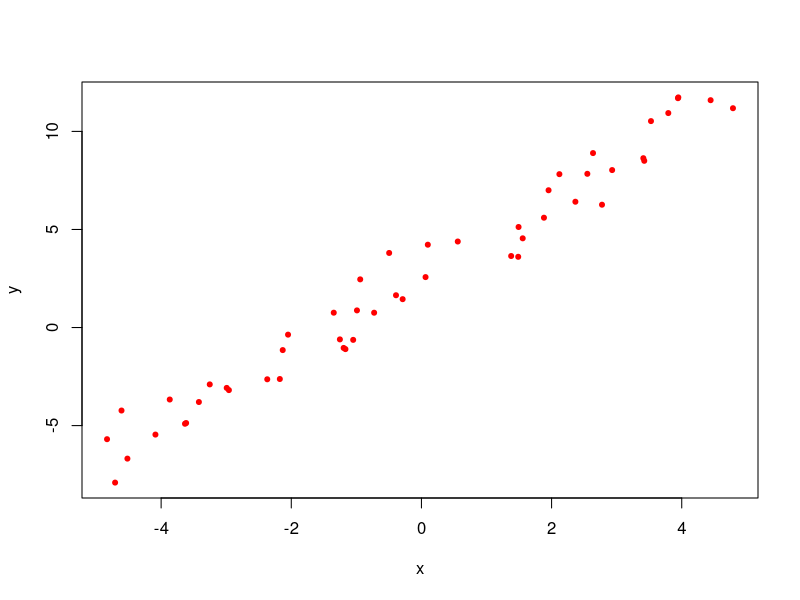
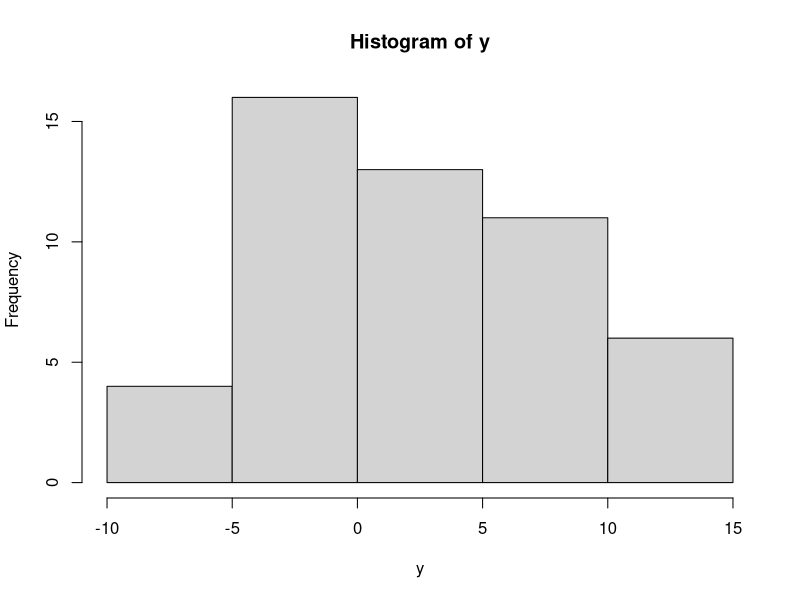

Write the R code that produced these figures, in order.
# Generate some data
n=50
x <- runif(n, -5, 5)
beta <- runif(2, -3, 3)
y <- beta[1] + beta[2] * x   + rnorm(n)

# Plot
plot(x, y, pch=20, col="red")

# Histogram of y values   
hist(y)

# Fit a model
g <- lm(y ~ x)
summary(g)
